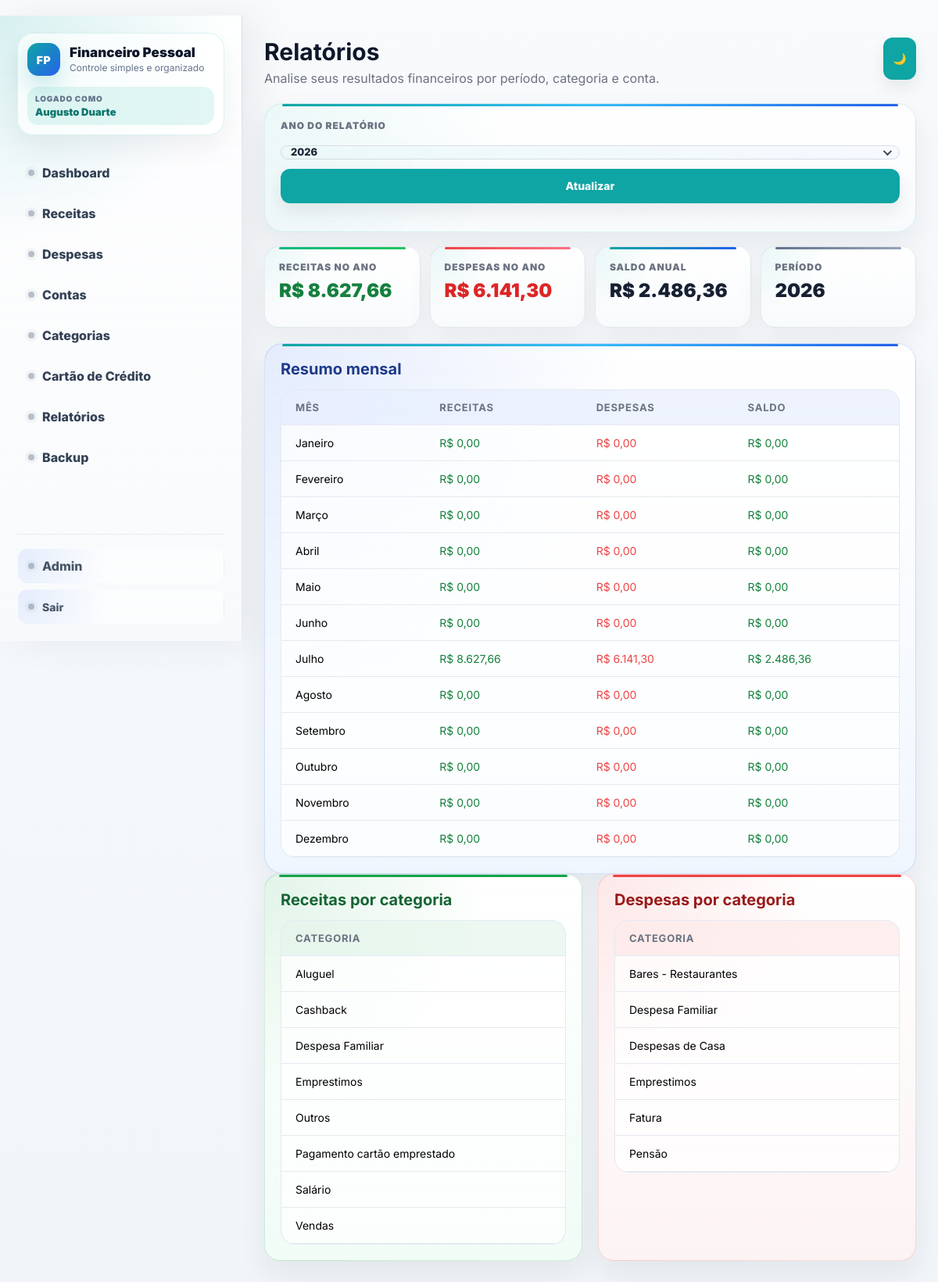
/relatorios/ (signed in), run on the app's committed database.
### financeiro/models.py (models this page shows, shortened)
class Categoria(models.Model):
    TIPO_CHOICES = [
        ('receita', 'Receita'),
        ('despesa', 'Despesa'),
    ]
    usuario = models.ForeignKey(settings.AUTH_USER_MODEL, on_delete=models.CASCADE, related_name='categorias_financeiras')
    nome = models.CharField('Nome', max_length=100)
    tipo = models.CharField(max_length=20, choices=TIPO_CHOICES)
    class Meta:
        verbose_name = 'Categoria'
        verbose_name_plural = 'Categorias'

### financeiro/views.py (the view)
# urls.py: path('relatorios/', login_required(views.relatorios), name='relatorios'),
def relatorios(request):
    usuario = request.user
    try:
        ano = int(request.GET.get('ano', date.today().year))
    except (TypeError, ValueError):
        ano = date.today().year
    ano = max(2000, min(ano, 2100))
    garantir_despesas_recorrentes(usuario, date(ano, 12, 31))
    linhas_mensais = []
    for numero_mes, nome_mes in MESES:
        receitas_mes = Receita.objects.filter(
            usuario=usuario,
            recebido=True,
            data__year=ano,
            data__month=numero_mes,
        ).aggregate(total=Sum('valor'))['total'] or 0
        despesas_mes = Despesa.objects.filter(
            usuario=usuario,
            pago=True,
            data__year=ano,
            data__month=numero_mes,
        ).aggregate(total=Sum('valor'))['total'] or 0
        linhas_mensais.append({
            'mes': nome_mes,
            'receitas': receitas_mes,
            'despesas': despesas_mes,
            'saldo': receitas_mes - despesas_mes,
        })
    receitas_por_categoria = []
    for categoria in Categoria.objects.filter(usuario=usuario, tipo='receita').order_by('nome'):
        total = Receita.objects.filter(
            usuario=usuario,
            categoria=categoria,
            recebido=True,
            data__year=ano,
        ).aggregate(total=Sum('valor'))['total'] or 0
        if total:
            receitas_por_categoria.append({'categoria': categoria.nome, 'total': total})
    despesas_por_categoria = []
    for categoria in Categoria.objects.filter(usuario=usuario, tipo='despesa').order_by('nome'):
        total = Despesa.objects.filter(
            usuario=usuario,
            categoria=categoria,
            pago=True,
            data__year=ano,
        ).aggregate(total=Sum('valor'))['total'] or 0
        if total:
            despesas_por_categoria.append({'categoria': categoria.nome, 'total': total})
    total_receitas = sum(item['receitas'] for item in linhas_mensais)
    total_despesas = sum(item['despesas'] for item in linhas_mensais)
    contexto = {
        'ano': ano,
        'anos': anos_disponiveis(usuario),
        'linhas_mensais': linhas_mensais,
        'receitas_por_categoria': receitas_por_categoria,
        'despesas_por_categoria': despesas_por_categoria,
        'total_receitas': total_receitas,
        'total_despesas': total_despesas,
        'saldo_anual': total_receitas - total_despesas,
    }
    return render(request, 'financeiro/relatorios.html', contexto)

### financeiro/templatetags/currency_tags.py (called while the page is built)
@register.filter
def format_brl(value):
    if value is None:
        return ''
    try:
        valor = Decimal(value)
    except (TypeError, ValueError, InvalidOperation):
        return value
    valor = valor.quantize(Decimal('0.01'))
    valor_str = f'{valor:,.2f}'
    valor_str = valor_str.replace(',', 'X').replace('.', ',').replace('X', '.')
    return f'R$ {valor_str}'

### financeiro/views.py (called while the page is built, shortened)
def garantir_despesas_recorrentes(usuario, ate_data):
    grupos = (
        Despesa.objects
        .filter(
            usuario=usuario,
            despesa_fixa=True,
            tipo_recorrencia='recorrente',
        )
        .exclude(grupo_recorrencia='')
        .values_list('grupo_recorrencia', flat=True)
        .distinct()
    )

def anos_disponiveis(usuario):
    anos = set()
    for model in (Receita, Despesa):
        for valor in model.objects.filter(usuario=usuario).dates('data', 'year'):
            anos.add(valor.year)
    for valor in EmprestimoCartao.objects.filter(usuario=usuario).dates('data_compra', 'year'):
        anos.add(valor.year)
    anos.add(date.today().year)
    return sorted(anos, reverse=True)

### financeiro/templates/financeiro/relatorios.html (shortened to what this page needs)
{% extends 'financeiro/base.html' %}
{% load currency_tags %}
{% block page_title %}Relat&oacute;rios{% endblock %}
{% block page_subtitle %}Analise seus resultados financeiros por per&iacute;odo, categoria e conta.{% endblock %}
{% block content %}
<section class="panel period-panel">
    <form method="get" class="period-form">
        <label for="ano">Ano do relat&oacute;rio</label>
        <button type="submit" class="btn btn-secondary">Atualizar</button>
    </form>
</section>
<div class="list-summary-cards">
    <article class="list-summary-card positive">
        <span>Receitas no ano</span>
        <strong>{{ total_receitas|format_brl }}</strong>
    </article>
    <article class="list-summary-card negative">
        <span>Despesas no ano</span>
        <strong>{{ total_despesas|format_brl }}</strong>
    </article>
    <article class="list-summary-card {% if saldo_anual < 0 %}negative{% else %}primary{% endif %}">
        <span>Saldo anual</span>
        <strong>{{ saldo_anual|format_brl }}</strong>
    </article>
    <article class="list-summary-card neutral">
        <span>Per&iacute;odo</span>
        <strong>{{ ano }}</strong>
    </article>
</div>
<section class="panel dashboard-box dashboard-box-card">
    <h2>Resumo mensal</h2>
    <div class="table-wrap">
        <table>
            <tr>
                <th>M&ecirc;s</th>
                <th>Receitas</th>
                <th>Despesas</th>
                <th>Saldo</th>
            </tr>
            {% for linha in linhas_mensais %}
            <tr>
                <td>{{ linha.mes }}</td>
                <td class="positive">{{ linha.receitas|format_brl }}</td>
                <td class="negative">{{ linha.despesas|format_brl }}</td>
                <td class="{% if linha.saldo < 0 %}negative{% else %}positive{% endif %}">{{ linha.saldo|format_brl }}</td>
            </tr>
            {% endfor %}
        </table>
    </div>
</section>
<div class="grid dashboard-grid">
    <section class="panel dashboard-box dashboard-box-income">
        <h2>Receitas por categoria</h2>
        <div class="table-wrap">
            <table>
                <tr>
                    <th>Categoria</th>
                </tr>
                {% for item in receitas_por_categoria %}
                <tr>
                    <td>{{ item.categoria }}</td>
                </tr>
                {% empty %}
                <tr>
                    <td colspan="2" class="empty">Nenhuma receita no ano selecionado.</td>
                </tr>
                {% endfor %}
            </table>
        </div>
    </section>
    <section class="panel dashboard-box dashboard-box-expense">
        <h2>Despesas por categoria</h2>
        <div class="table-wrap">
            <table>
                <tr>
                    <th>Categoria</th>
                </tr>
                {% for item in despesas_por_categoria %}
                <tr>
                    <td>{{ item.categoria }}</td>
                </tr>
                {% empty %}
                <tr>
                    <td colspan="2" class="empty">Nenhuma despesa no ano selecionado.</td>
                </tr>
                {% endfor %}
            </table>
        </div>
    </section>
</div>
{% endblock %}

### data on the page
Categoria: categoria "Aluguel"
Categoria: categoria "Cashback"
Categoria: categoria "Despesa Familiar"
Categoria: categoria "Emprestimos"
Categoria: categoria "Outros"
Categoria: categoria "Pagamento cartão emprestado"
Categoria: categoria "Salário"
Categoria: categoria "Vendas"
Categoria: categoria "Bares - Restaurantes"
Categoria: categoria "Despesa Familiar"
Categoria: categoria "Despesas de Casa"
Categoria: categoria "Emprestimos"
Categoria: categoria "Fatura"
Categoria: categoria "Pensão"

### other printed values
{{ nome_usuario }} "Augusto Duarte"
{{ total_receitas|format_brl }} "R$ 8.627,66"
{{ total_despesas|format_brl }} "R$ 6.141,30"
{{ saldo_anual|format_brl }} "R$ 2.486,36"
{{ ano }} "2026"
{{ linha.mes }} "Janeiro" "Fevereiro" "Março" "Abril" "Maio" "Junho" "Julho" "Agosto" "Setembro" "Outubro" "Novembro" "Dezembro"
{{ linha.receitas|format_brl }} "R$ 0,00" "R$ 0,00" "R$ 0,00" "R$ 0,00" "R$ 0,00" "R$ 0,00" "R$ 8.627,66" "R$ 0,00" "R$ 0,00" "R$ 0,00" "R$ 0,00" "R$ 0,00"
{{ linha.despesas|format_brl }} "R$ 0,00" "R$ 0,00" "R$ 0,00" "R$ 0,00" "R$ 0,00" "R$ 0,00" "R$ 6.141,30" "R$ 0,00" "R$ 0,00" "R$ 0,00" "R$ 0,00" "R$ 0,00"
{{ linha.saldo|format_brl }} "R$ 0,00" "R$ 0,00" "R$ 0,00" "R$ 0,00" "R$ 0,00" "R$ 0,00" "R$ 2.486,36" "R$ 0,00" "R$ 0,00" "R$ 0,00" "R$ 0,00" "R$ 0,00"
